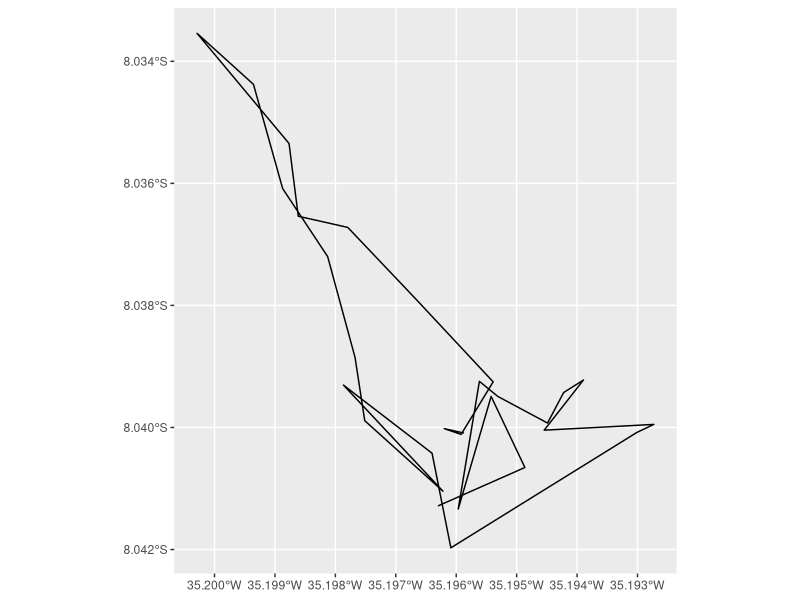

Here is the R script that generated this plot:
## ---- chunk 1
knitr::opts_chunk$set(echo = TRUE)
## ---- chunk 2
library(readxl)

library(tidyverse)

library(geosphere)

library(sf)
## ---- chunk 3
coord <- readxl::read_xlsx("coordinates.xlsx")
## ---- chunk 4
coord

coord |> as.data.frame()
## ---- chunk 5
coord_calcule <- function(id){
  
  if(coord$long[id] |> is.na() | coord$lat[id] |> is.na()){
    
    coordinate <- geosphere::destPoint(p = coord[id - 1, 1:2],
                                       b = coord[id - 1, 3],
                                       d = coord[id - 1, 4])
    
    coord$long[id] <<- coordinate[1]
    
    coord$lat[id] <<- coordinate[2]
    
  }
  
}
## ---- chunk 6
purrr::walk(1:nrow(coord), coord_calcule)

coord |> as.data.frame()
## ---- chunk 7
coord_sf <- coord |> 
  sf::st_as_sf(coords = c("long", "lat"),
               crs = 4674) |> 
  dplyr::summarise(do_union = FALSE) |> 
  sf::st_cast("LINESTRING")

coord_sf
## ---- chunk 8
ggplot() +
  geom_sf(data = coord_sf)
